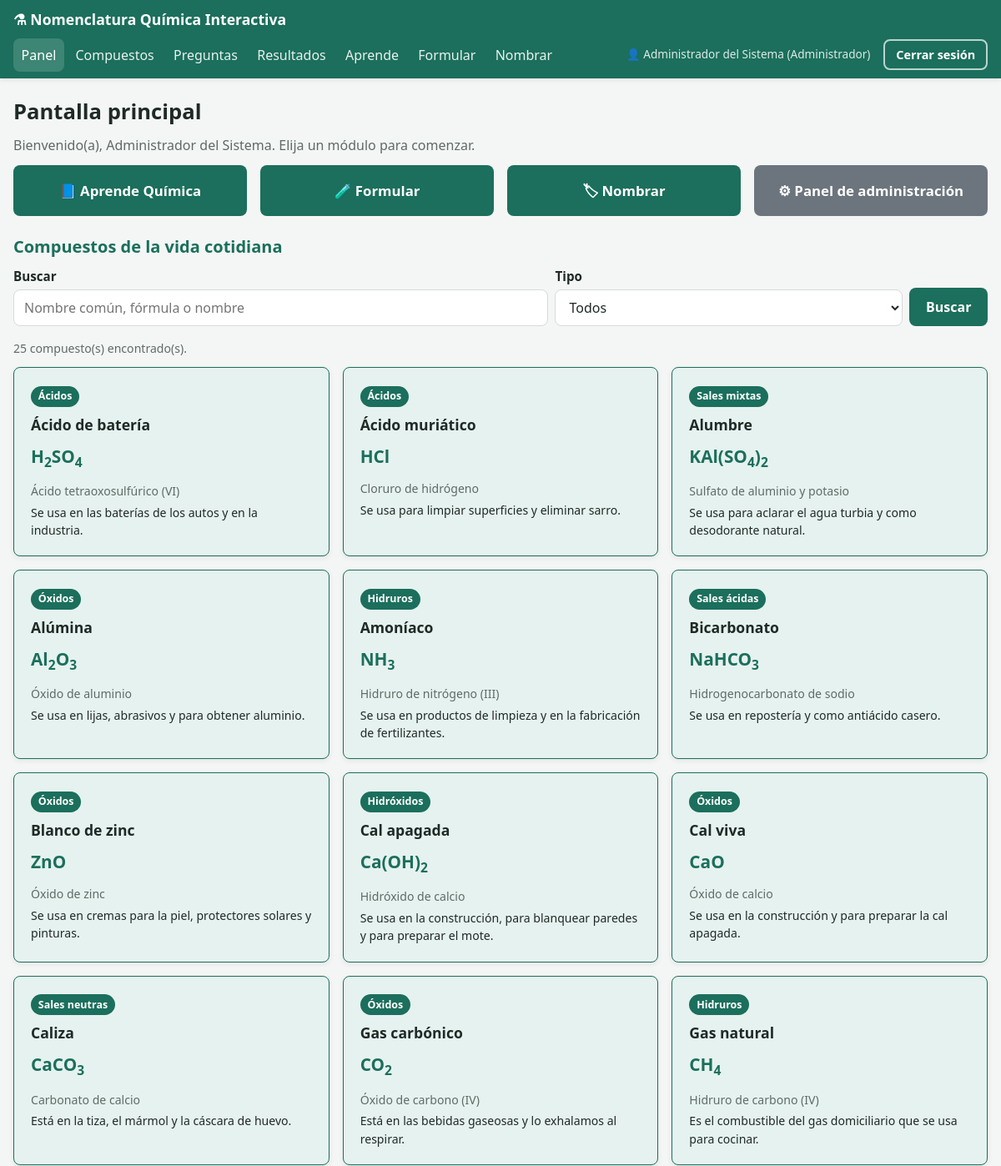
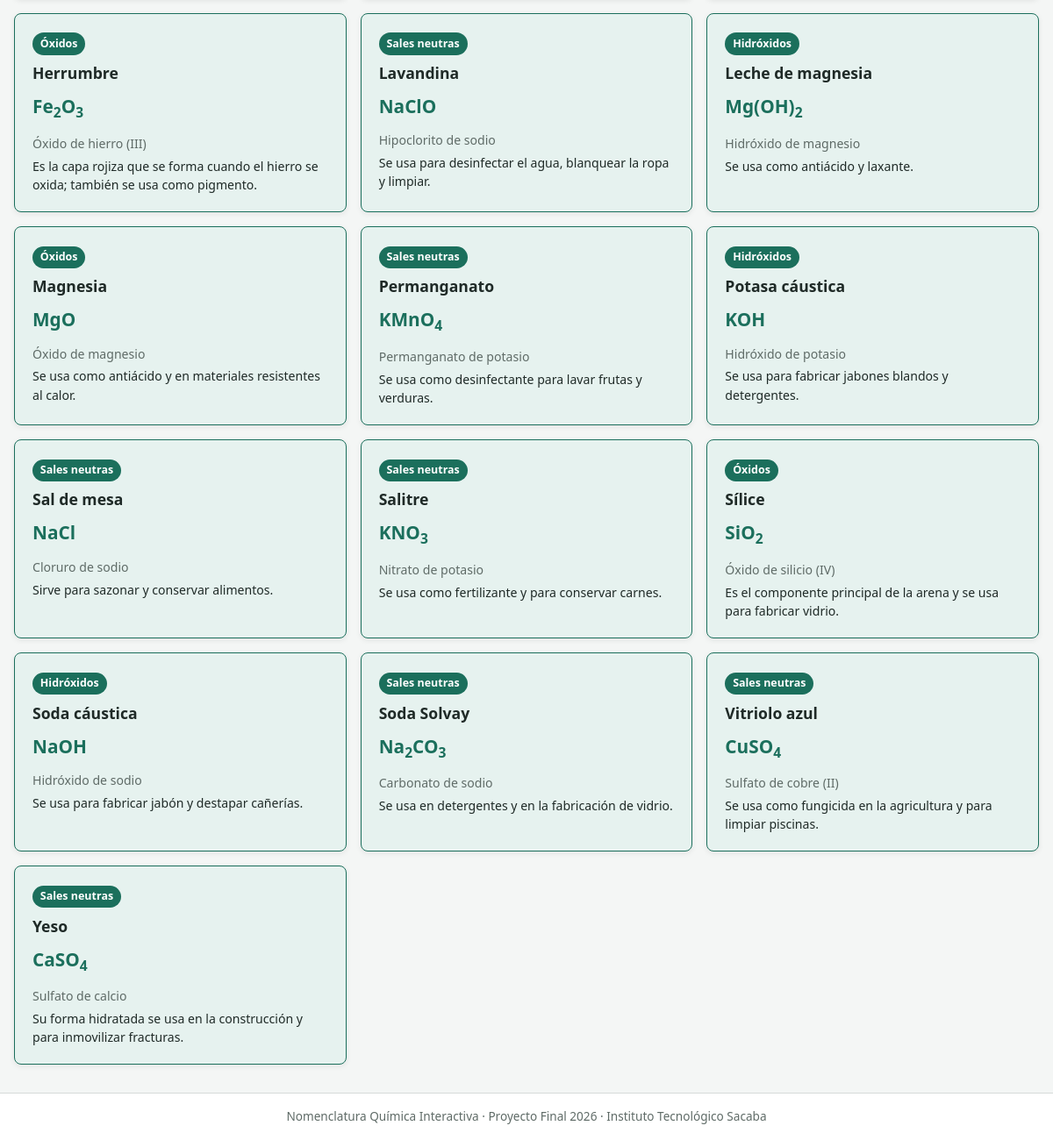
The app's page /sql/public/index.php?c=home&a=index (signed in) with its own data (2 pictures, top to bottom).
### tables this page shows
CREATE TABLE compuestos (
    id_compuesto        INT          NOT NULL AUTO_INCREMENT,
    formula             VARCHAR(30) NOT NULL,
    nombre_tradicional  VARCHAR(100) NOT NULL,
    nombre_stock        VARCHAR(100) NOT NULL,
    nombre_sistematico  VARCHAR(100) NOT NULL,
    nombre_comun        VARCHAR(80)  NULL,
    uso                 TEXT         NULL,
    cotidiano           TINYINT(1)   NOT NULL DEFAULT 0 COMMENT '1 = aparece en el repositorio de la pantalla principal',
    id_tipo             INT          NOT NULL,
    estado              TINYINT(1)   NOT NULL DEFAULT 1 COMMENT '1 = activo, 0 = desactivado',
    PRIMARY KEY (id_compuesto),
    UNIQUE KEY uq_compuestos_formula (formula),
    KEY idx_compuestos_tipo (id_tipo),
    CONSTRAINT fk_compuestos_tipos FOREIGN KEY (id_tipo) REFERENCES tipos_compuesto (id_tipo)
        ON UPDATE CASCADE ON DELETE RESTRICT
);

CREATE TABLE tipos_compuesto (
    id_tipo      INT         NOT NULL AUTO_INCREMENT,
    nombre       VARCHAR(40) NOT NULL,
    descripcion  TEXT        NULL,
    PRIMARY KEY (id_tipo),
    UNIQUE KEY uq_tipos_nombre (nombre)
);

### core/Controller.php (called while the page is built, shortened)
<?php
abstract class Controller
{
    protected function vista(string $ruta, array $parametros = []): void
    {
        extract($parametros, EXTR_SKIP);
        require BASE_PATH . '/views/layout/header.php';
        require BASE_PATH . '/views/' . $ruta . '.php';
        require BASE_PATH . '/views/layout/footer.php';
    }
}

### controllers/HomeController.php (called while the page is built, shortened)
<?php
class HomeController extends Controller
{
    public function index(): void
    {
        $texto = $this->get('q');
        $idTipo = (int) $this->get('tipo', '0');
        $this->vista('home/index', [
            'titulo'      => 'Inicio',
            'texto'       => $texto,
            'idTipo'      => $idTipo,
            'tipos'       => (new TipoCompuesto())->listar(),
            'cotidianos'  => (new Compuesto())->listarCotidianos($texto, $idTipo),
        ]);
    }
}

### core/Router.php (called while the page is built, shortened)
<?php
class Router
{
    public static function despachar(): void
    {
        $a = (string) ($_GET['a'] ?? 'index');
        $controlador = new $clase();
        $controlador->$a();
    }
}

### sql/public/index.php (called while the page is built, shortened)
<?php
require_once BASE_PATH . '/core/helpers.php';
Router::despachar();

### core/Auth.php (called while the page is built, shortened)
<?php
class Auth
{
    public static function usuario(): ?array
    {
        return $_SESSION['usuario'] ?? null;
    }
    public static function esAdmin(): bool
    {
        return (self::usuario()['rol'] ?? '') === 'Administrador';
    }
}

### core/Model.php (called while the page is built, shortened)
<?php
abstract class Model
{
    public function __construct()
    {
        $this->db = Database::conectar();
    }
}

### config/Database.php (called while the page is built)
<?php
class Database
{
    private static ?PDO $conexion = null;
    public static function conectar(): PDO
    {
        if (self::$conexion === null) {
            $dsn = 'mysql:host=' . DB_HOST . ';dbname=' . DB_NAME . ';charset=' . DB_CHARSET;
            try {
                self::$conexion = new PDO($dsn, DB_USER, DB_PASS, [
                    PDO::ATTR_ERRMODE            => PDO::ERRMODE_EXCEPTION,
                    PDO::ATTR_DEFAULT_FETCH_MODE => PDO::FETCH_ASSOC,
                    PDO::ATTR_EMULATE_PREPARES   => false,
                ]);
            } catch (PDOException $e) {
                http_response_code(500);
                die('No se pudo conectar a la base de datos. Verifique config/config.php y que MySQL esté iniciado.');
            }
        }
        return self::$conexion;
    }
}

### models/Compuesto.php (called while the page is built, shortened)
<?php
class Compuesto extends Model
{
    public function listarCotidianos(string $texto = '', int $idTipo = 0): array
    {
        $sql = self::SELECT_BASE . ' WHERE c.cotidiano = 1 AND c.estado = 1';
        $params = [];
        $sql .= ' ORDER BY c.nombre_comun';
        $st = $this->db->prepare($sql);
        $st->execute($params);
        return $st->fetchAll();
    }
}

### views/home/index.php (the view, shortened to what this page needs)
<h1>Pantalla principal</h1>
<p class="texto-gris">Bienvenido(a), <?= e(Auth::usuario()['nombre']) ?>. Elija un módulo para comenzar.</p>
<div class="rejilla rejilla-4 separado">
    <a class="boton boton-grande" href="<?= e(url('aprende', 'index')) ?>">📘 Aprende Química</a>
    <a class="boton boton-grande" href="<?= e(url('formular', 'index')) ?>">🧪 Formular</a>
    <a class="boton boton-grande" href="<?= e(url('nombrar', 'index')) ?>">🏷 Nombrar</a>
    <?php if (!Auth::esAdmin()): ?>
        <a class="boton boton-grande" href="<?= e(url('evaluacion', 'index')) ?>">📝 Evaluación</a>
    <?php else: ?>
        <a class="boton boton-grande boton-gris" href="<?= e(url('home', 'panel')) ?>">⚙ Panel de administración</a>
    <?php endif; ?>
</div>
<h2 class="texto-verde">Compuestos de la vida cotidiana</h2>
<form method="get" action="<?= e(BASE_URL) ?>index.php" class="filtros">
    <div>
        <label for="q" class="etiqueta">Buscar</label>
        <input type="text" class="entrada" id="q" name="q" maxlength="100" value="<?= e($texto) ?>"
               placeholder="Nombre común, fórmula o nombre">
    </div>
    <div>
        <label for="tipo" class="etiqueta">Tipo</label>
        <select name="tipo" id="tipo" class="entrada">
            <option value="0">Todos</option>
        </select>
    </div>
    <button type="submit" class="boton">Buscar</button>
</form>
<?php if (count($cotidianos) === 0): ?>
    <div class="aviso aviso-info">No se encontraron compuestos con esos criterios.</div>
<?php else: ?>
    <p class="texto-gris texto-chico"><?= count($cotidianos) ?> compuesto(s) encontrado(s).</p>
    <div class="rejilla">
        <?php foreach ($cotidianos as $c): ?>
            <div class="tarjeta tarjeta-verde">
                <span class="insignia"><?= e($c['tipo']) ?></span>
                <h3 style="margin-top: .6rem;"><?= e($c['nombre_comun']) ?></h3>
                <p class="formula"><?= formula_html($c['formula']) ?></p>
                <p class="texto-chico texto-gris" style="margin-bottom: .3rem;"><?= e($c['nombre_stock']) ?></p>
                <p class="texto-chico" style="margin-bottom: 0;"><?= e($c['uso']) ?></p>
            </div>
        <?php endforeach; ?>
    </div>
<?php endif; ?>

### views/layout/header.php (shortened to what this page needs)
<?php
$usuarioSesion = Auth::usuario();
$controladorActual = strtolower($_GET['c'] ?? '');
$activo = function (string $c) use ($controladorActual): string {
    return $controladorActual === $c ? ' class="activo"' : '';
};
?>
<!DOCTYPE html>
<html lang="es">
<head>
    <link href="<?= e(BASE_URL) ?>css/estilos.css" rel="stylesheet">
</head>
<body>
<header class="barra">
    <div class="contenedor">
        <a class="barra-marca" href="<?= e(BASE_URL) ?>">⚗ <?= e(APP_NOMBRE) ?></a>
        <?php if ($usuarioSesion): ?>
            <nav class="barra-menu" id="menuPrincipal">
                <ul class="barra-enlaces">
                    <?php if (Auth::esAdmin()): ?>
                        <li><a href="<?= e(url('home', 'panel')) ?>"<?= $activo('home') ?>>Panel</a></li>
                        <li><a href="<?= e(url('compuesto', 'index')) ?>"<?= $activo('compuesto') ?>>Compuestos</a></li>
                        <li><a href="<?= e(url('pregunta', 'index')) ?>"<?= $activo('pregunta') ?>>Preguntas</a></li>
                        <li><a href="<?= e(url('resultado', 'index')) ?>"<?= $activo('resultado') ?>>Resultados</a></li>
                    <?php else: ?>
                        <li><a href="<?= e(url('home', 'index')) ?>"<?= $activo('home') ?>>Inicio</a></li>
                        <li><a href="<?= e(url('evaluacion', 'index')) ?>"<?= $activo('evaluacion') ?>>Evaluación</a></li>
                        <li><a href="<?= e(url('resultado', 'index')) ?>"<?= $activo('resultado') ?>>Mis resultados</a></li>
                    <?php endif; ?>
                    <li><a href="<?= e(url('aprende', 'index')) ?>"<?= $activo('aprende') ?>>Aprende</a></li>
                    <li><a href="<?= e(url('formular', 'index')) ?>"<?= $activo('formular') ?>>Formular</a></li>
                    <li><a href="<?= e(url('nombrar', 'index')) ?>"<?= $activo('nombrar') ?>>Nombrar</a></li>
                </ul>
                <a class="barra-usuario" href="<?= e(url('auth', 'cuenta')) ?>" title="Mi cuenta: cambiar contraseña">
                    👤 <?= e($usuarioSesion['nombre']) ?> (<?= e($usuarioSesion['rol']) ?>)
                </a>
                <a class="boton boton-borde-claro" href="<?= e(url('auth', 'logout')) ?>">Cerrar sesión</a>
            </nav>
        <?php endif; ?>
    </div>
</header>
<main class="contenido contenedor">

### core/helpers.php (shortened to what this page needs)
<?php
function e($valor): string
{
    return htmlspecialchars((string) $valor, ENT_QUOTES, 'UTF-8');
}
function url(string $c, string $a = 'index', array $params = []): string
{
    $query = array_merge(['c' => $c, 'a' => $a], $params);
    return BASE_URL . 'index.php?' . http_build_query($query);
}
function formula_html(string $formula): string
{
    return preg_replace('/(\d+)/', '<sub>$1</sub>', e($formula));
}

### views/layout/footer.php (shortened to what this page needs)
</main>
<footer class="pie">
    <?= e(APP_NOMBRE) ?> · Proyecto Final 2026 · Instituto Tecnológico Sacaba
</footer>
</body>
</html>

### sql/public/css/estilos.css (style rules this page uses)
:root { --verde: #1b6f5c; --verde-oscuro: #155a4a; --verde-claro: #e6f2ef; --gris-fondo: #f4f6f5; --gris-borde: #d5dbd9; --gris-texto: #5f6b67; --texto: #1f2a27; --rojo: #c0392b; --rojo-claro: #fbe9e7; --amarillo-claro: #fff6dc; --amarillo-borde: #e3b341; --azul: #1f5fa8; --azul-claro: #e7f0fa; --blanco: #ffffff; --radio: 8px; --sombra: 0 2px 6px rgba(0, 0, 0, 0.08); }
* { box-sizing: border-box; }
html { font-size: 16px; }
body { margin: 0; font-family: "Segoe UI", Roboto, Arial, sans-serif; line-height: 1.5; color: var(--texto); background-color: var(--gris-fondo); min-height: 100vh; display: flex; flex-direction: column; }
h1, h2, h3 { line-height: 1.25; margin: 0 0 .75rem; }
h1 { font-size: 1.6rem; }
h2 { font-size: 1.25rem; }
h3 { font-size: 1.1rem; }
p { margin: 0 0 .75rem; }
a { color: var(--verde); }
sub { font-size: .75em; }
.contenedor { width: 100%; max-width: 1240px; margin: 0 auto; padding: 0 1rem; }
.contenido { flex: 1; padding-top: 1.5rem; padding-bottom: 2rem; }
.barra { background-color: var(--verde); color: var(--blanco); box-shadow: var(--sombra); }
.barra .contenedor { display: flex; align-items: center; justify-content: space-between; flex-wrap: wrap; min-height: 60px; }
.barra-marca { color: var(--blanco); font-weight: 700; font-size: 1.1rem; text-decoration: none; padding: .6rem 0; white-space: nowrap; }
.barra-menu { display: flex; align-items: center; gap: 1rem; flex-basis: 100%; padding-bottom: .5rem; }
.barra-enlaces { list-style: none; display: flex; gap: .25rem; margin: 0; padding: 0; flex: 1; }
.barra-enlaces a { display: block; color: rgba(255, 255, 255, .9); text-decoration: none; padding: .5rem .6rem; border-radius: var(--radio); white-space: nowrap; }
.barra-enlaces a:hover, .barra-enlaces a.activo { background-color: rgba(255, 255, 255, .15); color: var(--blanco); }
.barra-usuario { font-size: .85rem; color: rgba(255, 255, 255, .85); white-space: nowrap; max-width: 320px; overflow: hidden; text-overflow: ellipsis; }
.barra-menu .boton-borde-claro { white-space: nowrap; }
a.barra-usuario { text-decoration: none; }
.boton { display: inline-block; font: inherit; font-weight: 600; text-align: center; text-decoration: none; cursor: pointer; border: 2px solid transparent; border-radius: var(--radio); padding: .55rem 1.1rem; background-color: var(--verde); color: var(--blanco); transition: background-color .15s, box-shadow .15s; }
.boton-gris { background-color: #6c757d; }
.boton-borde-claro { background-color: transparent; color: var(--blanco); border-color: rgba(255, 255, 255, .7); padding: .35rem .8rem; font-size: .9rem; }
.boton-grande { padding: 1rem; font-size: 1.05rem; }
.tarjeta { background-color: var(--blanco); border: 1px solid var(--gris-borde); border-radius: var(--radio); box-shadow: var(--sombra); padding: 1.25rem; }
.tarjeta-verde { background-color: var(--verde-claro); border-color: var(--verde); }
.rejilla { display: grid; gap: 1rem; grid-template-columns: repeat(3, 1fr); }
.rejilla-4 { grid-template-columns: repeat(4, 1fr); }
.etiqueta { display: block; font-weight: 600; margin-bottom: .3rem; font-size: .95rem; }
.entrada { display: block; width: 100%; font: inherit; padding: .55rem .75rem; border: 1px solid var(--gris-borde); border-radius: var(--radio); background-color: var(--blanco); color: var(--texto); }
.filtros { display: grid; grid-template-columns: 2fr 1.3fr auto; gap: .5rem; align-items: end; margin-bottom: 1rem; }
.insignia { display: inline-block; font-size: .78rem; font-weight: 600; padding: .2rem .55rem; border-radius: 999px; background-color: var(--verde); color: var(--blanco); }
.formula { font-size: 1.3rem; font-weight: 700; color: var(--verde); }
.texto-verde { color: var(--verde); }
.texto-gris { color: var(--gris-texto); }
.texto-chico { font-size: .88rem; }
.separado { margin-bottom: 1.5rem; }
.pie { text-align: center; font-size: .85rem; color: var(--gris-texto); border-top: 1px solid var(--gris-borde); padding: 1rem; background-color: var(--blanco); }

### records on screen
compuestos: id_tipo.nombre "Ácidos", nombre_comun "Ácido de batería", formula "H 2 SO 4", nombre_stock "Ácido tetraoxosulfúrico (VI)", uso "Se usa en las baterías de los autos y en la industria."
compuestos: id_tipo.nombre "Ácidos", nombre_comun "Ácido muriático", formula "HCl", nombre_stock "Cloruro de hidrógeno", uso "Se usa para limpiar superficies y eliminar sarro."
compuestos: id_tipo.nombre "Sales mixtas", nombre_comun "Alumbre", formula "KAl(SO 4 ) 2", nombre_stock "Sulfato de aluminio y potasio", uso "Se usa para aclarar el agua turbia y como desodorante natural."
compuestos: id_tipo.nombre "Óxidos", nombre_comun "Alúmina", formula "Al 2 O 3", nombre_stock "Óxido de aluminio", uso "Se usa en lijas, abrasivos y para obtener aluminio."
compuestos: id_tipo.nombre "Hidruros", nombre_comun "Amoníaco", formula "NH 3", nombre_stock "Hidruro de nitrógeno (III)", uso "Se usa en productos de limpieza y en la fabricación de fertilizantes."
compuestos: id_tipo.nombre "Sales ácidas", nombre_comun "Bicarbonato", formula "NaHCO 3", nombre_stock "Hidrogenocarbonato de sodio", uso "Se usa en repostería y como antiácido casero."
compuestos: id_tipo.nombre "Óxidos", nombre_comun "Blanco de zinc", formula "ZnO", nombre_stock "Óxido de zinc", uso "Se usa en cremas para la piel, protectores solares y pinturas."
compuestos: id_tipo.nombre "Hidróxidos", nombre_comun "Cal apagada", formula "Ca(OH) 2", nombre_stock "Hidróxido de calcio", uso "Se usa en la construcción, para blanquear paredes y para preparar el mote."
compuestos: id_tipo.nombre "Óxidos", nombre_comun "Cal viva", formula "CaO", nombre_stock "Óxido de calcio", uso "Se usa en la construcción y para preparar la cal apagada."
compuestos: id_tipo.nombre "Sales neutras", nombre_comun "Caliza", formula "CaCO 3", nombre_stock "Carbonato de calcio", uso "Está en la tiza, el mármol y la cáscara de huevo."
compuestos: id_tipo.nombre "Óxidos", nombre_comun "Gas carbónico", formula "CO 2", nombre_stock "Óxido de carbono (IV)", uso "Está en las bebidas gaseosas y lo exhalamos al respirar."
compuestos: id_tipo.nombre "Hidruros", nombre_comun "Gas natural", formula "CH 4", nombre_stock "Hidruro de carbono (IV)", uso "Es el combustible del gas domiciliario que se usa para cocinar."
compuestos: id_tipo.nombre "Óxidos", nombre_comun "Herrumbre", formula "Fe 2 O 3", nombre_stock "Óxido de hierro (III)", uso "Es la capa rojiza que se forma cuando el hierro se oxida; también se usa como pigmento."
compuestos: id_tipo.nombre "Sales neutras", nombre_comun "Lavandina", formula "NaClO", nombre_stock "Hipoclorito de sodio", uso "Se usa para desinfectar el agua, blanquear la ropa y limpiar."
compuestos: id_tipo.nombre "Hidróxidos", nombre_comun "Leche de magnesia", formula "Mg(OH) 2", nombre_stock "Hidróxido de magnesio", uso "Se usa como antiácido y laxante."
compuestos: id_tipo.nombre "Óxidos", nombre_comun "Magnesia", formula "MgO", nombre_stock "Óxido de magnesio", uso "Se usa como antiácido y en materiales resistentes al calor."
compuestos: id_tipo.nombre "Sales neutras", nombre_comun "Permanganato", formula "KMnO 4", nombre_stock "Permanganato de potasio", uso "Se usa como desinfectante para lavar frutas y verduras."
compuestos: id_tipo.nombre "Hidróxidos", nombre_comun "Potasa cáustica", formula "KOH", nombre_stock "Hidróxido de potasio", uso "Se usa para fabricar jabones blandos y detergentes."
compuestos: id_tipo.nombre "Sales neutras", nombre_comun "Sal de mesa", formula "NaCl", nombre_stock "Cloruro de sodio", uso "Sirve para sazonar y conservar alimentos."
compuestos: id_tipo.nombre "Sales neutras", nombre_comun "Salitre", formula "KNO 3", nombre_stock "Nitrato de potasio", uso "Se usa como fertilizante y para conservar carnes."
compuestos: id_tipo.nombre "Óxidos", nombre_comun "Sílice", formula "SiO 2", nombre_stock "Óxido de silicio (IV)", uso "Es el componente principal de la arena y se usa para fabricar vidrio."
compuestos: id_tipo.nombre "Hidróxidos", nombre_comun "Soda cáustica", formula "NaOH", nombre_stock "Hidróxido de sodio", uso "Se usa para fabricar jabón y destapar cañerías."
compuestos: id_tipo.nombre "Sales neutras", nombre_comun "Soda Solvay", formula "Na 2 CO 3", nombre_stock "Carbonato de sodio", uso "Se usa en detergentes y en la fabricación de vidrio."
compuestos: id_tipo.nombre "Sales neutras", nombre_comun "Vitriolo azul", formula "CuSO 4", nombre_stock "Sulfato de cobre (II)", uso "Se usa como fungicida en la agricultura y para limpiar piscinas."
compuestos: id_tipo.nombre "Sales neutras", nombre_comun "Yeso", formula "CaSO 4", nombre_stock "Sulfato de calcio", uso "Su forma hidratada se usa en la construcción y para inmovilizar fracturas."

### other values on screen
APP_NOMBRE "Nomenclatura Química Interactiva"
$usuarioSesion['nombre'] "Administrador del Sistema"
$usuarioSesion['rol'] "Administrador"
Auth::usuario()['nombre'] "Administrador del Sistema"
count($cotidianos) "25"
